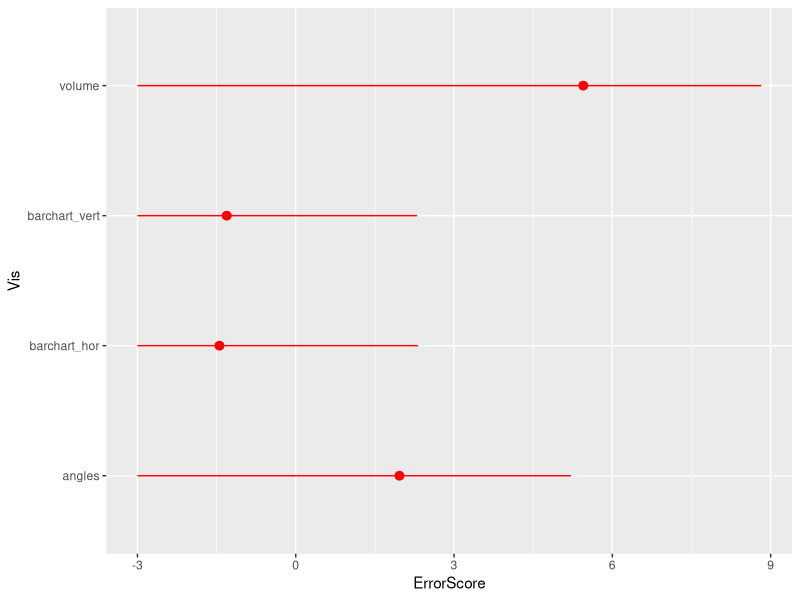
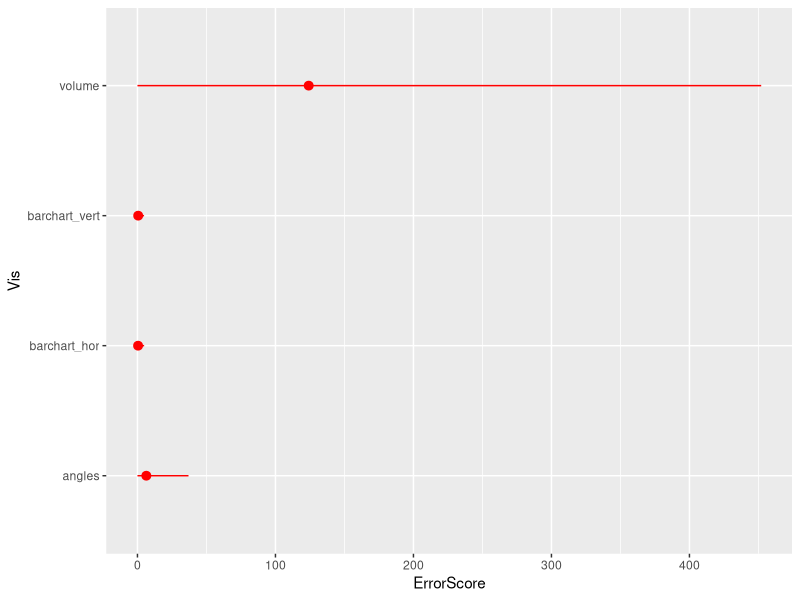

Here is the R script that generated these plots, in order:
# library(tidyverse)
library(ggplot2)
library(dplyr)
library(tidyr)
library(acepack)
library(Hmisc)
# install.packages('acepack')
# install.packages("Hmisc",dependecies=T)

df <- read.csv('mastererrorcalculations.csv')

# ggplot(mpg, aes(displ, hwy, size = hwy))

# ggplot(aes(vis, log(abs(guess-truepercent), 2) ) ) + geom.point()

d <- ggplot(df, aes(Vis, ErrorScore)) + 
    scale_size(0.5) +
    stat_summary(fun = mean, fun.min = min, fun.max = max,
                   colour = "red") +
    coord_flip()

print(d)


sf <- read.csv('mastererrorcalculationsNONNORM.csv')

# ggplot(mpg, aes(displ, hwy, size = hwy))

# ggplot(aes(vis, log(abs(guess-truepercent), 2) ) ) + geom.point()

s <- ggplot(sf, aes(Vis, ErrorScore)) + 
  scale_size(0.5) +
  stat_summary(fun = mean, fun.min = min, fun.max = max,
               colour = "red") +
  coord_flip()

print(s)


  
